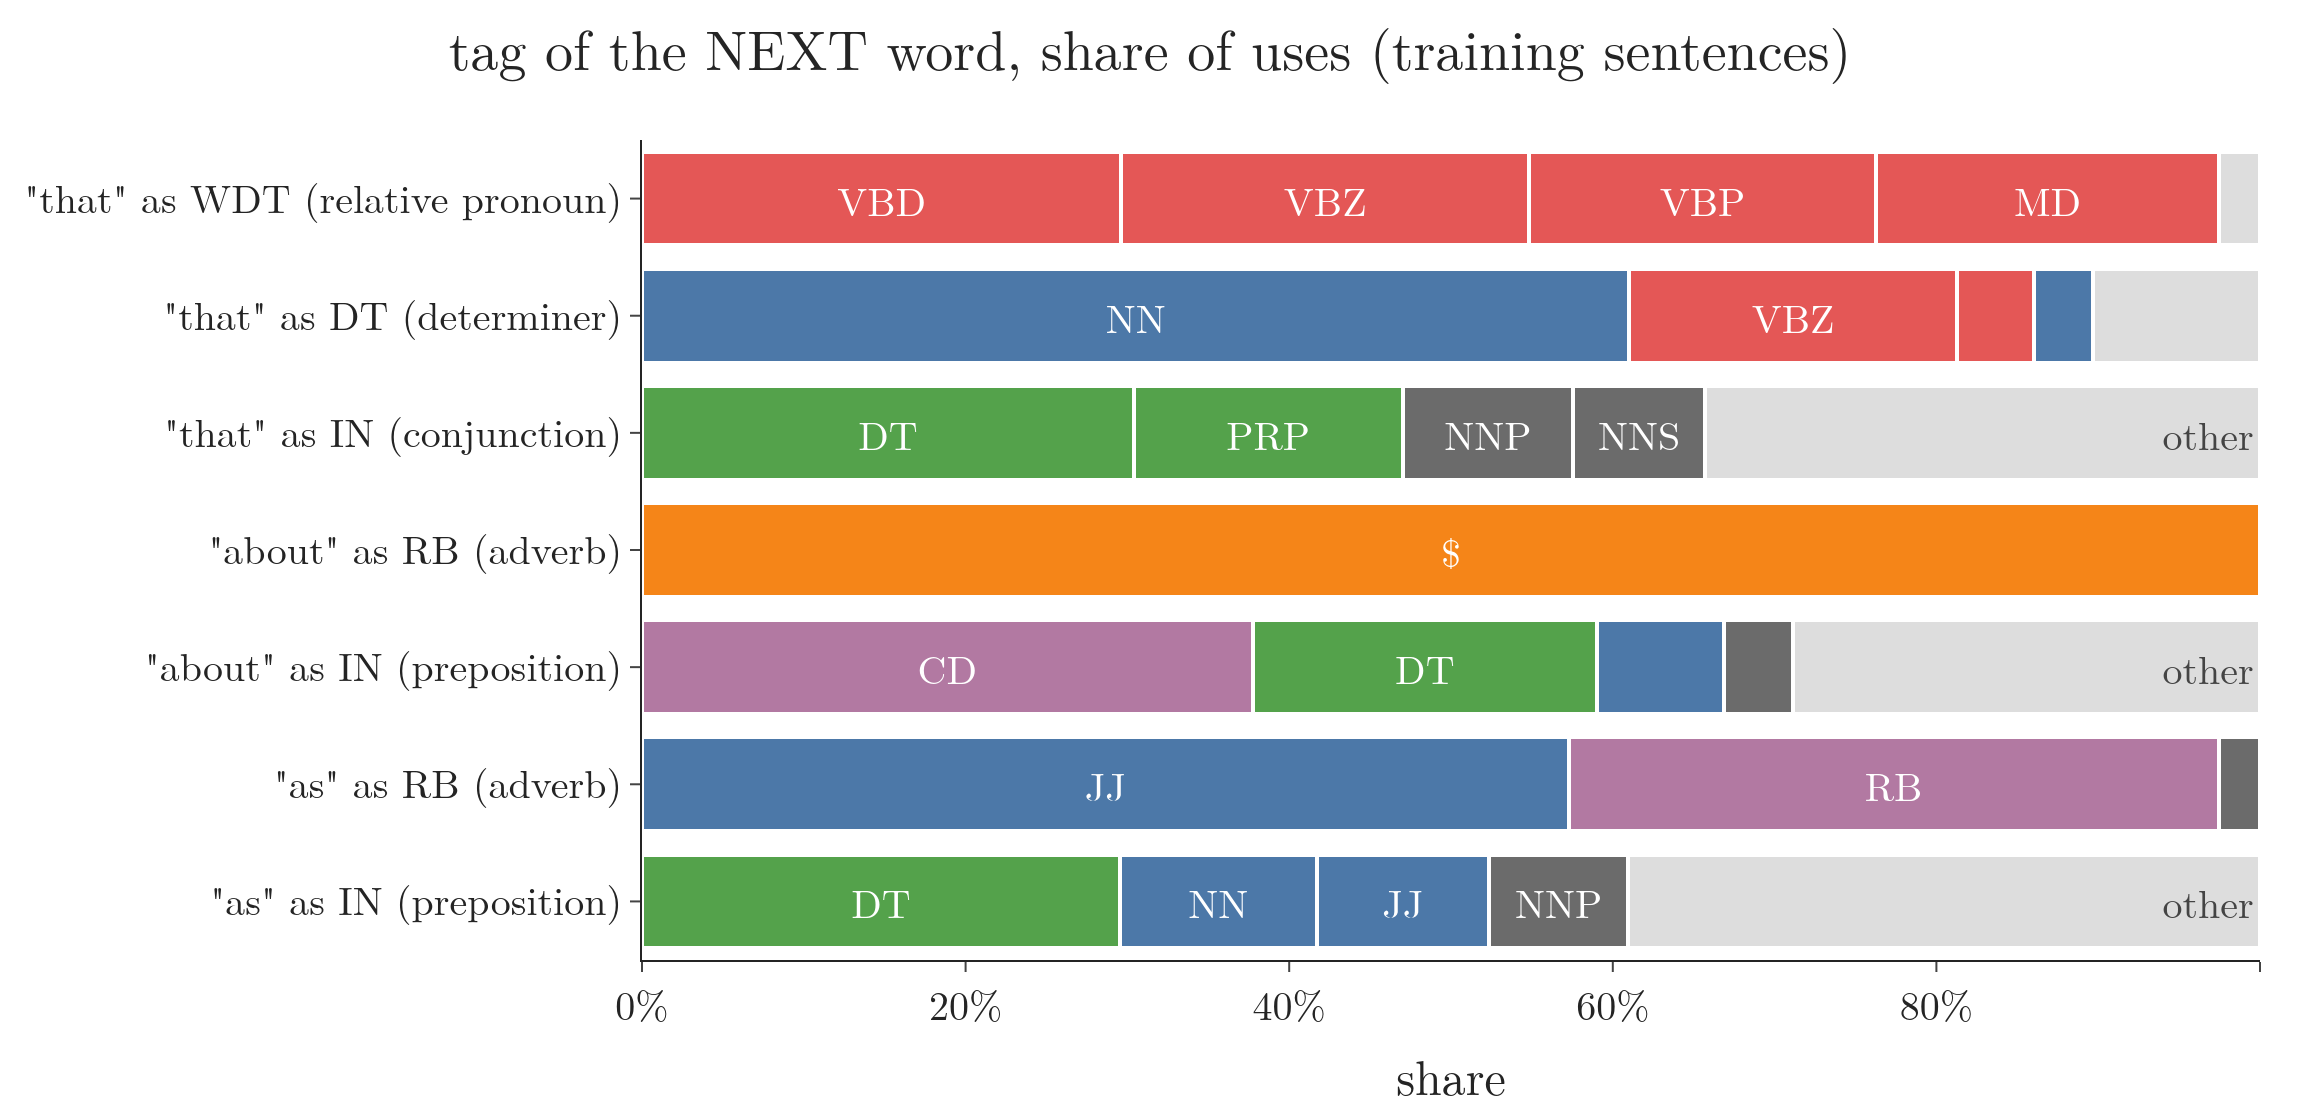

Python code for this plot:
"""Section 6.3: for the ambiguous words "that", "about" and "as", the share of each tag of the NEXT word, per tag of the
word itself, in the CoNLL-2000 training sentences (same counting as the Notebook: lower-cased word, not first or
last in its sentence). Different tags of the same word are followed by different next tags.
Run: python next_tags.py  -> next_tags.png (Plotly stacked horizontal bars)"""
import gzip
from collections import Counter, defaultdict
from pathlib import Path

import plotly.graph_objects as go

from common import BLUE, GREEN, GREY, ORANGE, PURPLE, RED

HERE = Path(__file__).parent
sents, cur = [], []
for line in gzip.open(HERE.parent / "data" / "train.wordpos.gz", "rt"):
    p = line.split()
    if p:
        cur.append((p[0], p[1]))
    elif cur:
        sents.append(cur)
        cur = []
sents += [cur] if cur else []
nxt = defaultdict(Counter)
for s in sents:
    for j, (w, t) in enumerate(s):
        if w.lower() in ("that", "about", "as") and 0 < j < len(s) - 1:
            nxt[w.lower(), t][s[j + 1][1]] += 1
uses = {k: sum(v.values()) for k, v in nxt.items()}
assert [uses[k] for k in [("that", "WDT"), ("that", "DT"), ("that", "IN"), ("about", "RB"), ("about", "IN"),
                          ("as", "RB"), ("as", "IN")]] == [476, 272, 1053, 70, 371, 117, 789]        # the Note's table
assert nxt["about", "RB"]["$"] == 70 and nxt["that", "DT"]["NN"] == 166 and nxt["as", "IN"]["DT"] == 233

ROWS = [("that", "WDT", "relative pronoun"), ("that", "DT", "determiner"), ("that", "IN", "conjunction"),
        ("about", "RB", "adverb"), ("about", "IN", "preposition"), ("as", "RB", "adverb"), ("as", "IN", "preposition")]
COL = {"VBD": RED, "VBZ": RED, "VBP": RED, "MD": RED, "NN": BLUE, "DT": GREEN, "PRP": GREEN, "$": ORANGE,
       "CD": PURPLE, "JJ": BLUE, "RB": PURPLE}
fig = go.Figure()
labels = [f'"{w}" as {t} ({name})' for w, t, name in ROWS]
for rank in range(4):
    xs, texts, colours = [], [], []
    for w, t, _ in ROWS:
        top = nxt[w, t].most_common(4)
        tag, n = top[rank] if rank < len(top) else ("", 0)
        share = n / uses[w, t]
        xs.append(share)
        texts.append(tag if share >= 0.08 else "")
        colours.append(COL.get(tag, GREY))
    fig.add_trace(go.Bar(y=labels, x=xs, orientation="h", text=texts, textposition="inside", insidetextanchor="middle",
                         marker=dict(color=colours, line=dict(color="white", width=2)), textfont=dict(size=20, color="white"),
                         showlegend=False))
rest = [1 - sum(n for _, n in nxt[w, t].most_common(4)) / uses[w, t] for w, t, _ in ROWS]
fig.add_trace(go.Bar(y=labels, x=rest, orientation="h", marker=dict(color="#DDDDDD", line=dict(color="white", width=2)),
                     text=["other" if r > 0.12 else "" for r in rest], textposition="inside", showlegend=False))
fig.update_yaxes(autorange="reversed")
fig.update_layout(template="simple_white", barmode="stack", width=1150, height=560,
                  font=dict(family="Latin Modern Roman", size=20),
                  title=dict(text="tag of the NEXT word, share of uses (training sentences)", x=0.5),
                  xaxis=dict(title="share", tickformat=".0%", range=[0, 1]), margin=dict(l=20, r=20, t=70, b=60))

if __name__ == "__main__":
    fig.write_image(HERE / "next_tags.png", scale=2)
